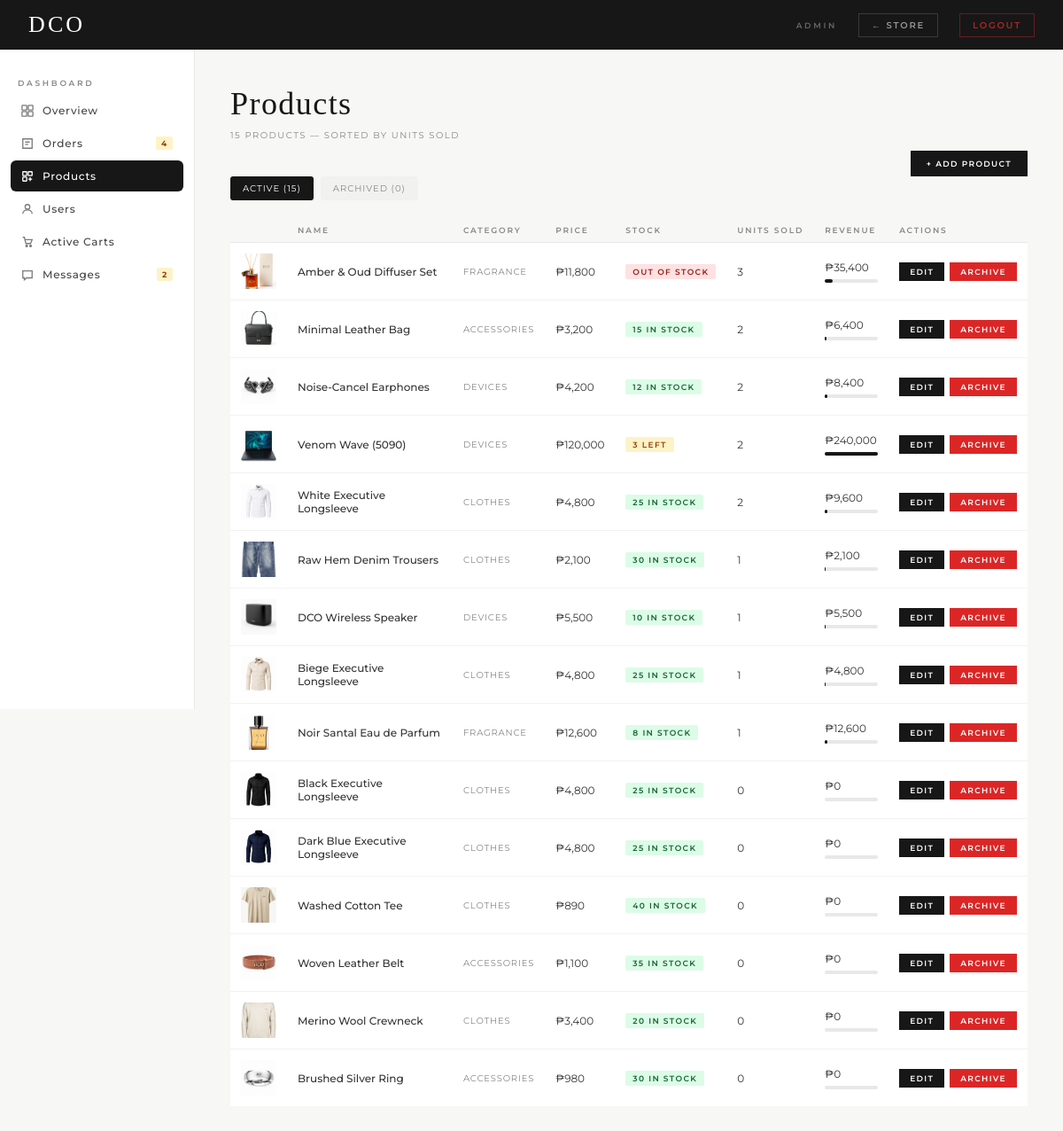
Page /admin.php?tab=products (signed in) on the committed database.
### tables this page shows
CREATE TABLE `products` (
  `id` int(10) UNSIGNED NOT NULL,
  `name` varchar(150) NOT NULL,
  `category` varchar(50) NOT NULL,
  `price` decimal(10,2) NOT NULL,
  `image` varchar(255) DEFAULT '',
  `featured` tinyint(1) DEFAULT 0,
  `wide` tinyint(1) DEFAULT 0,
  `stock` int(10) UNSIGNED NOT NULL DEFAULT 0,
  `created_at` timestamp NOT NULL DEFAULT current_timestamp(),
  `deleted_at` timestamp NULL DEFAULT NULL
);

### admin.php (the view, shortened to what this page needs)
<?php
require_once 'config/app.php';
$stats = [];
$stats['total_users']   = $pdo->query('SELECT COUNT(*) FROM users')->fetchColumn();
$stats['total_orders']  = $pdo->query('SELECT COUNT(*) FROM orders')->fetchColumn();
$stats['total_revenue'] = $pdo->query("SELECT COALESCE(SUM(total_amount),0) FROM orders WHERE status != 'cancelled'")->fetchColumn();
$stats['pending_orders']= $pdo->query("SELECT COUNT(*) FROM orders WHERE status = 'pending'")->fetchColumn();
$products = $pdo->query('
    SELECT p.id, p.name, p.category, p.price, p.image, p.featured, p.wide, p.stock,
           COALESCE(SUM(oi.quantity), 0) AS units_sold,
           COALESCE(SUM(oi.quantity * oi.unit_price), 0) AS revenue
    FROM products p
    LEFT JOIN order_items oi ON oi.product_id = p.id
    LEFT JOIN orders o ON o.id = oi.order_id AND o.status != "cancelled"
    WHERE p.deleted_at IS NULL
    GROUP BY p.id
    ORDER BY units_sold DESC
')->fetchAll();
$archivedProducts = $pdo->query('
    SELECT id, name, category, price, image, featured, wide, stock, deleted_at
    FROM products
    WHERE deleted_at IS NOT NULL
    ORDER BY deleted_at DESC
')->fetchAll();
$messages = $pdo->query('
    SELECT id, name, email, subject, message, created_at
    FROM contact_messages
    ORDER BY created_at DESC
')->fetchAll();
$activeTab = $_GET['tab'] ?? 'overview';
$productsView = ($_GET['view'] ?? '') === 'archived' ? 'archived' : 'active';
?>
<!DOCTYPE html>
<html lang="en">
<head>
</head>
<body>
<header class="admin-topbar">
    <a class="admin-logo" href="admin.php">DCO</a>
    <span class="admin-topbar-label">Admin</span>
    <a class="nav-store" href="index.php">← Store</a>
    <a class="nav-store" href="logout.php" style="border-color:rgba(220,38,38,0.4);color:rgba(220,38,38,0.8);">Logout</a>
</header>
<div class="admin-shell">
    <aside class="admin-sidebar">
        <div class="sidebar-section-label">Dashboard</div>
        <nav>
            <a class="admin-nav-link <?= $activeTab === 'overview'  ? 'active' : '' ?>" href="?tab=overview">
                <svg viewBox="0 0 16 16" fill="none" stroke="currentColor" stroke-width="1.5"><rect x="1" y="1" width="6" height="6" rx=".5"/><rect x="9" y="1" width="6" height="6" rx=".5"/><rect x="1" y="9" width="6" height="6" rx=".5"/><rect x="9" y="9" width="6" height="6" rx=".5"/></svg>
                Overview
            </a>
            <a class="admin-nav-link <?= $activeTab === 'orders'    ? 'active' : '' ?>" href="?tab=orders">
                <svg viewBox="0 0 16 16" fill="none" stroke="currentColor" stroke-width="1.5"><path d="M2 2h12v12H2z"/><path d="M5 6h6M5 9h4"/></svg>
                Orders
                <?php if ($stats['pending_orders'] > 0): ?>
                    <span style="margin-left:auto;background:#fef3c7;color:#92400e;font-size:9px;font-weight:700;padding:2px 6px;border-radius:2px;"><?= $stats['pending_orders'] ?></span>
                <?php endif; ?>
            </a>
            <a class="admin-nav-link <?= $activeTab === 'products'  ? 'active' : '' ?>" href="?tab=products">
                <svg viewBox="0 0 16 16" fill="none" stroke="currentColor" stroke-width="1.5"><rect x="2" y="2" width="5" height="5" rx=".5"/><rect x="9" y="2" width="5" height="5" rx=".5"/><rect x="2" y="9" width="5" height="5" rx=".5"/><path d="M9 11.5h5M11.5 9v5"/></svg>
                Products
            </a>
            <a class="admin-nav-link <?= $activeTab === 'users'     ? 'active' : '' ?>" href="?tab=users">
                <svg viewBox="0 0 16 16" fill="none" stroke="currentColor" stroke-width="1.5"><circle cx="8" cy="5" r="3"/><path d="M2 14c0-3 2.7-5 6-5s6 2 6 5"/></svg>
                Users
            </a>
            <a class="admin-nav-link <?= $activeTab === 'carts'     ? 'active' : '' ?>" href="?tab=carts">
                <svg viewBox="0 0 16 16" fill="none" stroke="currentColor" stroke-width="1.5"><path d="M2 2h2l2 8h6l2-5H5"/><circle cx="7" cy="13" r="1"/><circle cx="12" cy="13" r="1"/></svg>
                Active Carts
            </a>
            <a class="admin-nav-link <?= $activeTab === 'messages'  ? 'active' : '' ?>" href="?tab=messages">
                <svg viewBox="0 0 16 16" fill="none" stroke="currentColor" stroke-width="1.5"><path d="M2 3h12v9H7l-3 2.5V12H2z"/></svg>
                Messages
                <?php if (count($messages) > 0): ?>
                    <span style="margin-left:auto;background:#fef3c7;color:#92400e;font-size:9px;font-weight:700;padding:2px 6px;border-radius:2px;"><?= count($messages) ?></span>
                <?php endif; ?>
            </a>
        </nav>
    </aside>
    <main class="admin-main">
        <div class="tab-panel <?= $activeTab === 'products' ? 'active' : '' ?>">
            <div style="display:flex;justify-content:space-between;align-items:flex-end;gap:16px;flex-wrap:wrap;">
                <div>
                    <h1 class="page-heading">Products</h1>
                    <p class="page-sub"><?= count($products) ?> products — sorted by units sold</p>
                </div>
                <button type="button" class="btn-update" id="add-product-btn" style="padding:9px 18px;">+ Add Product</button>
            </div>
            <div style="display:flex;gap:8px;margin-bottom:20px;">
                <a href="?tab=products" style="padding:7px 14px;font-size:10px;letter-spacing:.1em;text-transform:uppercase;text-decoration:none;border-radius:3px;<?= $productsView === 'active' ? 'background:#171717;color:#fff;' : 'background:#f1f1ef;color:var(--mid);' ?>">
                    Active (<?= count($products) ?>)
                </a>
                <a href="?tab=products&view=archived" style="padding:7px 14px;font-size:10px;letter-spacing:.1em;text-transform:uppercase;text-decoration:none;border-radius:3px;<?= $productsView === 'archived' ? 'background:#171717;color:#fff;' : 'background:#f1f1ef;color:var(--mid);' ?>">
                    Archived (<?= count($archivedProducts) ?>)
                </a>
            </div>
            <?php if ($productsView === 'archived'): ?>
            <table class="data-table">
                <thead>
                    <tr>
                        <th></th>
                        <th>Name</th>
                        <th>Category</th>
                        <th>Price</th>
                        <th>Archived</th>
                        <th>Actions</th>
                    </tr>
                </thead>
                <tbody>
                    <?php if (empty($archivedProducts)): ?>
                    <tr class="empty-row"><td colspan="6">No archived products.</td></tr>
                    <?php else: foreach ($archivedProducts as $p): ?>
                    <tr>
                        <td>
                            <?php if (!empty($p['image'])): ?>
                                <img class="prod-thumb" src="<?= htmlspecialchars($p['image']) ?>" alt="">
                            <?php else: ?>
                                <div class="prod-thumb-placeholder"></div>
                            <?php endif; ?>
                        </td>
                        <td style="font-weight:500;"><?= htmlspecialchars($p['name']) ?></td>
                        <td style="color:var(--mid);font-size:10px;letter-spacing:.08em;text-transform:uppercase;"><?= htmlspecialchars($p['category']) ?></td>
                        <td>₱<?= number_format($p['price']) ?></td>
                        <td style="color:var(--mid);font-size:11px;"><?= htmlspecialchars($p['deleted_at']) ?></td>
                        <td>
                            <div style="display:flex;gap:6px;">
                                <form method="POST" action="?tab=products&view=archived">
                                    <input type="hidden" name="product_id" value="<?= $p['id'] ?>">
                                    <button type="submit" name="restore_product" class="btn-update" style="padding:7px 12px;">Restore</button>
                                </form>
                                <form method="POST" action="?tab=products&view=archived"
                                      onsubmit="return confirm('Permanently delete &quot;<?= htmlspecialchars(addslashes($p['name'])) ?>&quot;? This cannot be undone.');">
                                    <input type="hidden" name="product_id" value="<?= $p['id'] ?>">
                                    <button type="submit" name="delete_product_permanent" class="btn-delete">Delete Permanently</button>
                                </form>
                            </div>
                        </td>
                    </tr>
                    <?php endforeach; endif; ?>
                </tbody>
            </table>
            <?php else: ?>
            <?php
            $totalRevAll = max(1, max(array_column($products ?: [['revenue'=>1]], 'revenue')));
            ?>
            <table class="data-table">
                <thead>
                    <tr>
                        <th></th>
                        <th>Name</th>
                        <th>Category</th>
                        <th>Price</th>
                        <th>Stock</th>
                        <th>Units Sold</th>
                        <th>Revenue</th>
                        <th>Actions</th>
                    </tr>
                </thead>
                <tbody>
                    <?php if (empty($products)): ?>
                    <tr class="empty-row"><td colspan="8">No products in database.</td></tr>
                    <?php else: foreach ($products as $p): ?>
                    <tr>
                        <td>
                            <?php if (!empty($p['image'])): ?>
                                <img class="prod-thumb" src="<?= htmlspecialchars($p['image']) ?>" alt="">
                            <?php else: ?>
                                <div class="prod-thumb-placeholder"></div>
                            <?php endif; ?>
                        </td>
                        <td style="font-weight:500;"><?= htmlspecialchars($p['name']) ?></td>
                        <td style="color:var(--mid);font-size:10px;letter-spacing:.08em;text-transform:uppercase;"><?= htmlspecialchars($p['category']) ?></td>
                        <td>₱<?= number_format($p['price']) ?></td>
                        <td>
                            <?php if ((int)$p['stock'] <= 0): ?>
                                <span class="stock-badge stock-out">Out of stock</span>
                            <?php elseif ((int)$p['stock'] <= 5): ?>
                                <span class="stock-badge stock-low"><?= (int)$p['stock'] ?> left</span>
                            <?php else: ?>
                                <span class="stock-badge stock-ok"><?= (int)$p['stock'] ?> in stock</span>
                            <?php endif; ?>
                        </td>
                        <td><?= $p['units_sold'] ?></td>
                        <td>
                            ₱<?= number_format($p['revenue']) ?>
                            <div class="rev-bar-bg"><div class="rev-bar" style="width:<?= round($p['revenue'] / $totalRevAll * 100) ?>%"></div></div>
                        </td>
                        <td>
                            <div style="display:flex;gap:6px;">
                                <button type="button" class="btn-update btn-edit"
                                    data-id="<?= $p['id'] ?>"
                                    data-name="<?= htmlspecialchars($p['name'], ENT_QUOTES) ?>"
                                    data-category="<?= htmlspecialchars($p['category'], ENT_QUOTES) ?>"
                                    data-price="<?= htmlspecialchars($p['price'], ENT_QUOTES) ?>"
                                    data-stock="<?= htmlspecialchars($p['stock'], ENT_QUOTES) ?>"
                                    data-image="<?= htmlspecialchars($p['image'] ?? '', ENT_QUOTES) ?>"
                                    data-featured="<?= !empty($p['featured']) ? '1' : '0' ?>"
                                    data-wide="<?= !empty($p['wide']) ? '1' : '0' ?>">Edit</button>
                                <form method="POST" action="?tab=products"
                                      onsubmit="return confirm('Archive &quot;<?= htmlspecialchars(addslashes($p['name'])) ?>&quot;? You can restore it later from the Archived tab.');">
                                    <button type="submit" name="delete_product" class="btn-delete">Archive</button>
                                </form>
                            </div>
                        </td>
                    </tr>
                    <?php endforeach; endif; ?>
                </tbody>
            </table>
            <?php endif; ?>
        </div>
    </main>
</div>
</body>
</html>

### rows in the picture
products: image (picture), name "Amber & Oud Diffuser Set", category "FRAGRANCE", price "11,800", stock "OUT OF STOCK", units_sold "3", revenue "35,400", $p['revenue'] / $totalRevAll * 100 15 (drawn)
products: image (picture), name "Minimal Leather Bag", category "ACCESSORIES", price "3,200", stock "15", units_sold "2", revenue "6,400"
products: image (picture), name "Noise-Cancel Earphones", category "DEVICES", price "4,200", stock "12", units_sold "2", revenue "8,400", $p['revenue'] / $totalRevAll * 100 4 (drawn)
products: image (picture), name "Venom Wave (5090)", category "DEVICES", price "120,000", stock "3", units_sold "2", revenue "240,000", $p['revenue'] / $totalRevAll * 100 100 (drawn)
products: image (picture), name "White Executive Longsleeve", category "CLOTHES", price "4,800", stock "25", units_sold "2", revenue "9,600", $p['revenue'] / $totalRevAll * 100 4 (drawn)
products: image (picture), name "Raw Hem Denim Trousers", category "CLOTHES", price "2,100", stock "30", units_sold "1", revenue "2,100"
products: image (picture), name "DCO Wireless Speaker", category "DEVICES", price "5,500", stock "10", units_sold "1", revenue "5,500"
products: image (picture), name "Biege Executive Longsleeve", category "CLOTHES", price "4,800", stock "25", units_sold "1", revenue "4,800"
products: image (picture), name "Noir Santal Eau de Parfum", category "FRAGRANCE", price "12,600", stock "8", units_sold "1", revenue "12,600", $p['revenue'] / $totalRevAll * 100 5 (drawn)
products: image (picture), name "Black Executive Longsleeve", category "CLOTHES", price "4,800", stock "25", units_sold "0", revenue "0"
products: image (picture), name "Dark Blue Executive Longsleeve", category "CLOTHES", price "4,800", stock "25", units_sold "0", revenue "0"
products: image (picture), name "Washed Cotton Tee", category "CLOTHES", price "890", stock "40", units_sold "0", revenue "0"
products: image (picture), name "Woven Leather Belt", category "ACCESSORIES", price "1,100", stock "35", units_sold "0", revenue "0"
products: image (picture), name "Merino Wool Crewneck", category "CLOTHES", price "3,400", stock "20", units_sold "0", revenue "0"
products: image (picture), name "Brushed Silver Ring", category "ACCESSORIES", price "980", stock "30", units_sold "0", revenue "0"

### other values in the picture
$stats['pending_orders'] "4"
count($messages) "2"
count($products) "15"
count($archivedProducts) "0"
